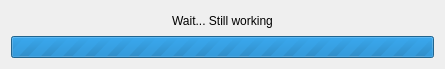
<?xml version="1.0" encoding="UTF-8"?>
<ui version="4.0">
 <class>ProgressDialog</class>
 <widget class="QDialog" name="ProgressDialog">
  <property name="geometry">
   <rect>
    <x>0</x>
    <y>0</y>
    <width>445</width>
    <height>69</height>
   </rect>
  </property>
  <property name="windowTitle">
   <string>Dialog</string>
  </property>
  <layout class="QVBoxLayout" name="verticalLayout">
   <item>
    <widget class="QLabel" name="label">
     <property name="text">
      <string>Wait... Still working</string>
     </property>
     <property name="alignment">
      <set>Qt::AlignCenter</set>
     </property>
    </widget>
   </item>
   <item>
    <widget class="QProgressBar" name="progressBar">
     <property name="maximum">
      <number>0</number>
     </property>
     <property name="value">
      <number>-1</number>
     </property>
    </widget>
   </item>
  </layout>
 </widget>
 <resources/>
 <connections/>
</ui>
